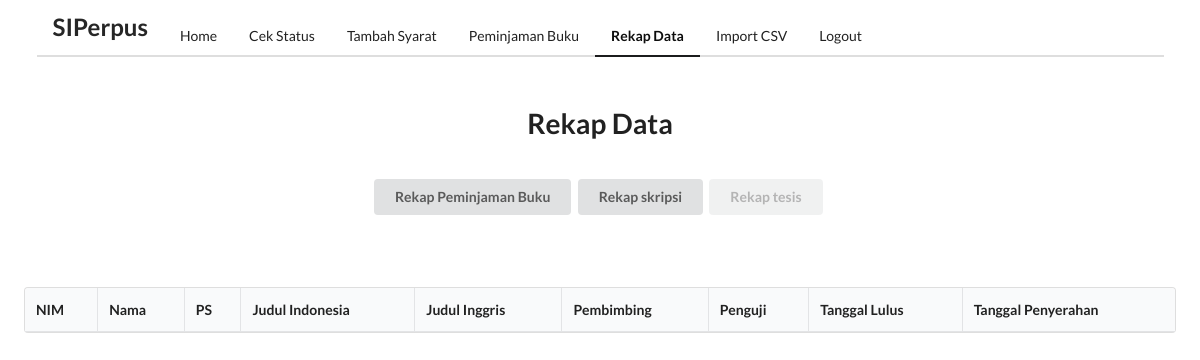
Before: /rekap_data_tesis/ with the older database file.
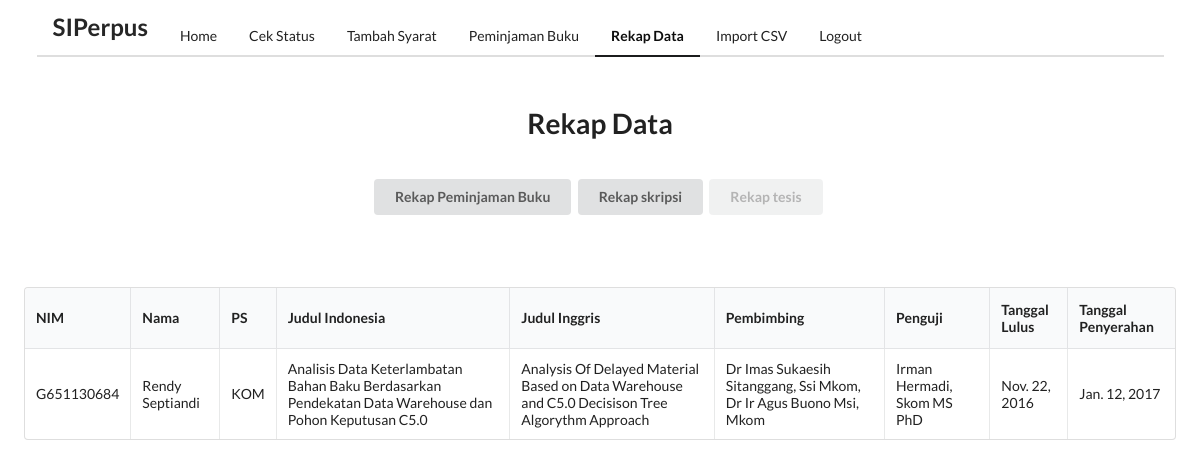
After: the same page with the newer database file.
### polls/models.py (models this page shows, shortened)
class Tesis(models.Model):
	judul_IND = models.CharField(max_length=200)
	judul_ENG = models.CharField(max_length=200)
	ps = models.CharField(max_length=50)
	nama_penulis = models.CharField(max_length=200)
	NIM = models.CharField(max_length=200)
	pembimbing = models.CharField(max_length=200)
	penguji = models.CharField(max_length=200)
	tanggal_lulus = models.DateTimeField(null=True, blank=True)
	tanggal_penyerahan = models.DateTimeField(null=True, blank=True)
	no_panggil = models.CharField(max_length=200)
	pub_date = models.DateTimeField(default=timezone.now())
	class Meta:
		db_table = u'polls_Tesis'

### polls/views.py (the view)
# urls.py: url(r'^rekap_data_tesis/$', views.rekap_data_tesis.as_view(), name='rekap_data_tesis'),
class rekap_data_tesis(generic.ListView):
	model = Tesis
	template_name = 'polls/rekap_data_tesis.html'
	context_object_name = 'rekap_tesis'
	def get_queryset(self):
		return Tesis.objects.all().order_by("id")

### polls/templates/polls/rekap_data_tesis.html (shortened to what this page needs)
<html>
{% load static %}
<head>
  <link rel="stylesheet" type="text/css" href="{% static 'semantic/semantic.min.css' %}">
  <link rel="stylesheet" type="text/css" href="{% static 'tables/dataTables.semanticui.min.css' %}">
  <link rel="stylesheet" type="text/css" href="{% static 'tables/jquery.dataTables.min.css' %}">
</head>
<body>
  <div class="ui  container">
    <div class="ui  secondary pointing menu">
      <div class="header item">
        <h2>SIPerpus</h2>
      </div>
      <a class="item" href="/">
                    Home
                    </a>
      <a class="item" href="/cek_status">
                    Cek Status
                    </a>
      <a class="item" href="/tambah_data">
                    Tambah Syarat
                    </a>
      <a class="item" href="/Peminjaman">
                    Peminjaman Buku
                    </a>
      <a class="active item">
                    Rekap Data
                    </a>
      <a class="item" href="/import_csv">
                    Import CSV
                    </a>
      <a class="item" href="/logout">
                        Logout
                    </a>
    </div>
  </div>
  <h1 class="ui center aligned header" style="padding:2%">Rekap Data</h1>
    <div  class="ui center aligned container" style="padding-bottom:4%">
      <button class="ui button" onclick="location.href='/rekap_data'"">Rekap Peminjaman Buku</button>
      <button class="ui button" onclick="location.href='/rekap_data_skripsi'"">Rekap skripsi</button>
      <button class="ui button disabled">Rekap tesis</button>
    </div>
     <div style="padding:2%">
    <table id="rekap" class="ui celled table" cellspacing="0" width="100%">
      <thead>
        <tr>
          <th>NIM</th>
          <th>Nama</th>
          <th>PS</th>
          <th>Judul Indonesia</th>
          <th>Judul Inggris</th>
          <th>Pembimbing</th>
          <th>Penguji</th>
          <th>Tanggal Lulus</th>
          <th>Tanggal Penyerahan</th>
        </tr>
      </thead>
      <tbody>
        {% for p in rekap_tesis %}
        <tr>
          <td>{{p.NIM.upper}}</td>
          <td>{{p.nama_penulis}}</td>
          <td>{{p.ps.upper}}</td>
          <td>{{p.judul_IND}}</td>
          <td>{{p.judul_ENG}}</td>
          <td>{{p.pembimbing}}</td>
          <td>{{p.penguji}}</td>
          <td>{{p.tanggal_lulus.date}}</td>
          <td>{{p.tanggal_penyerahan.date}}</td>
        </tr>
        {% endfor %}
      </tbody>
    </table>
  </div>
</body>
</html>

Changed rows visible on the page:
added Tesis: NIM "G651130684", nama_penulis "Rendy Septiandi", ps "KOM", judul_IND "Analisis Data Keterlambatan Bahan Baku Berdasarkan Pendekatan Data Warehouse dan Pohon Keputusan C5.0", judul_ENG "Analysis Of Delayed Material Based on Data Warehouse and C5.0 Decisison Tree Algorythm Approach", pembimbing "Dr Imas Sukaesih Sitanggang, Ssi Mkom, Dr Ir Agus Buono Msi, Mkom", penguji "Irman Hermadi, Skom MS PhD", tanggal_lulus "Nov. 22, 2016", tanggal_penyerahan "Jan. 12, 2017"
